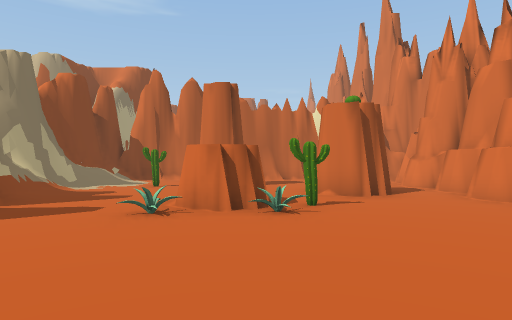
View 1 (above)

12 first-person views from a walk through a scene from a Unity 3-D project. The camera is 1.5 m above the floor, looks level and sees 75° across. The floor is counted in squares, 2 m on a side. Each view is taken from the middle of a square. On the plan, view 1 faces up. The plan holds only what a view shows up to about 11 squares ahead; the rest is blank. The place goes on beyond the plan. The player is left out. Some animated figures are not drawn.

View 2
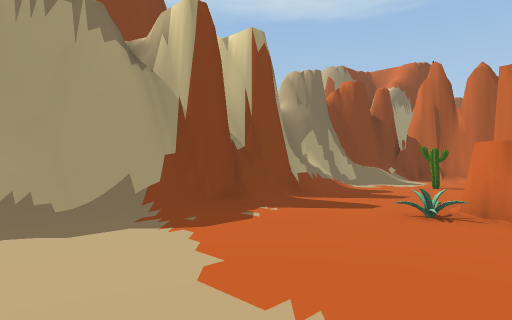

View 3
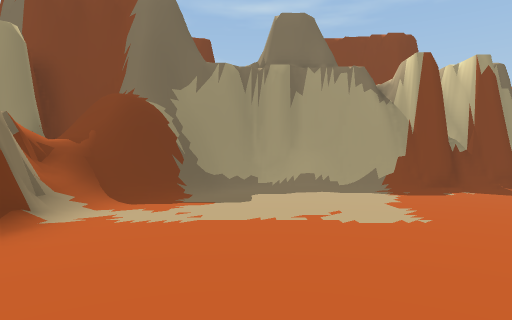

View 4
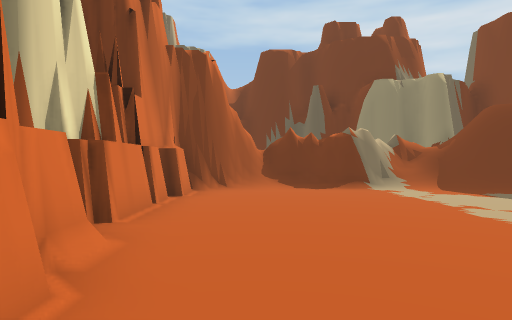

View 5
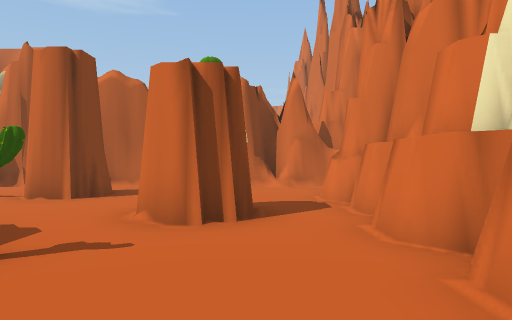

View 6
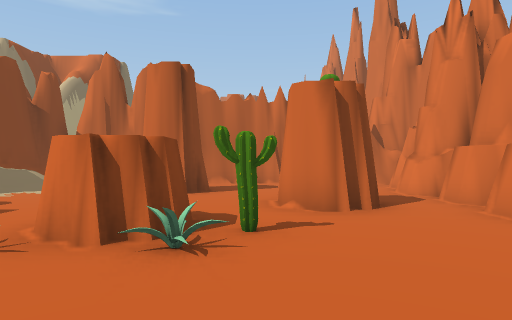

View 7
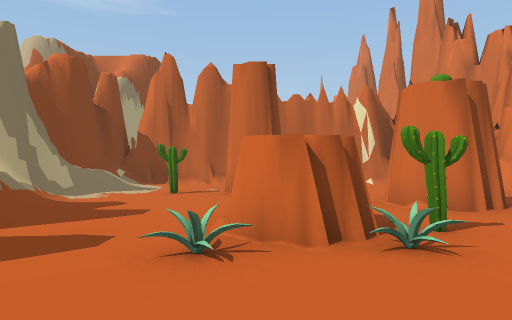

View 8
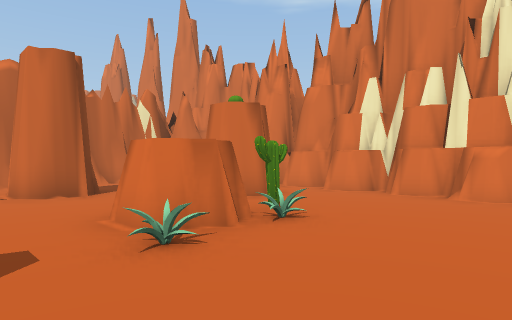

View 9
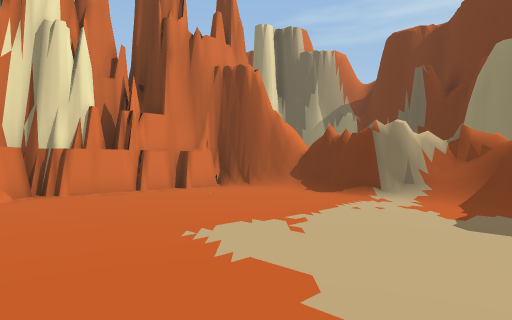

View 10
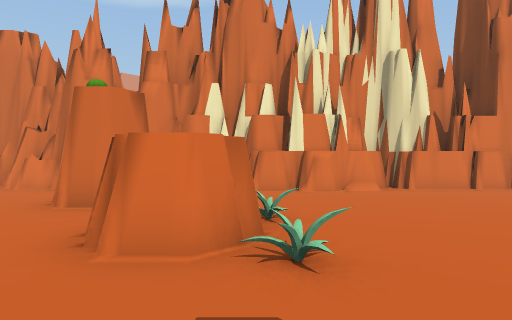

View 11
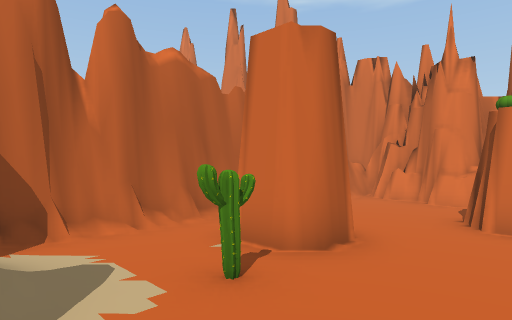

View 12
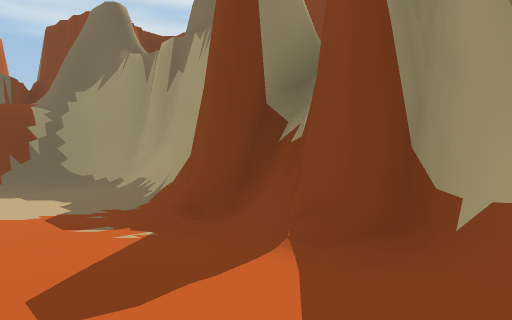

### Floor plan
Key: @ floor where view 1 was taken; # wall or solid block; . floor; / step, stairs or slope; = window, fence, low wall or low ledge; C cactus; O other object.
Columns run from 6 left of view 1 to 6 right of it. Each row starts with its distance up from view 1.
 13 #############
 12 #/..........#
 11 #/.........##
 10 #/.C.#.....#
  9 #/.........#
  8 #/......#..#
  7 #/......#..#
  6 ##...##C...#
  5  #...#O....#
  4  #...O.....#
  3  #.........#
  2 ##.........#
  1 #/.........#
  0 #/....@....#
 -1 #/.........#
 -2 ##/........#
 -3  ###/......#
 -4    ##/######
 -5    #=##

Where each view was taken, in squares from view 1:
view 1: 0 up, 0 right, facing up
view 2: 0 up, 0 right, facing up-left
view 3: 1 down, 4 right, facing left
view 4: 5 up, 3 right, facing down
view 5: 3 up, 3 right, facing up
view 6: 2 up, 1 right, facing up
view 7: 2 up, 1 left, facing up
view 8: 2 up, 3 left, facing up-right
view 9: 3 up, 3 left, facing down-right
view 10: 5 up, 4 left, facing right
view 11: 7 up, 5 left, facing up-right
view 12: 7 up, 2 left, facing down-left
